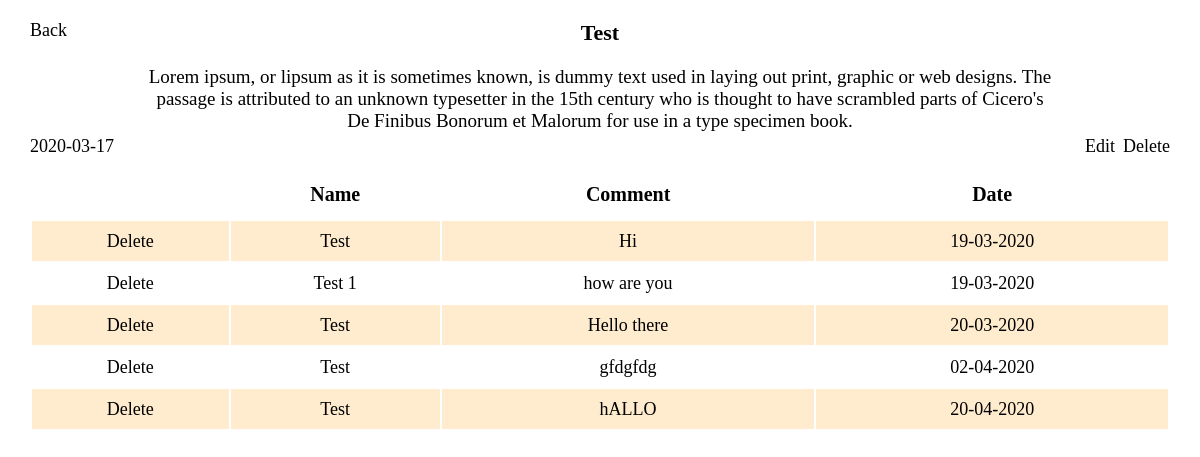
The app's page /ad_min/show-blog.php?id=2 (signed in) with its own data.
### tables this page shows
CREATE TABLE IF NOT EXISTS `blog` (
  `blogid` int(11) NOT NULL AUTO_INCREMENT,
  `author` varchar(20) NOT NULL,
  `date` date NOT NULL,
  `title` varchar(50) NOT NULL,
  `text` varchar(7500) NOT NULL,
  PRIMARY KEY (`blogid`)
);

CREATE TABLE IF NOT EXISTS `blogre` (
  `reid` int(11) NOT NULL AUTO_INCREMENT,
  `tid` int(11) NOT NULL,
  `name` varchar(20) NOT NULL,
  `comment` varchar(500) NOT NULL,
  `post_time` varchar(20) NOT NULL,
  PRIMARY KEY (`reid`)
);

### ad_min/show-blog.php (the view, shortened to what this page needs)
<?php
if (isset($_SESSION['adminid']))
{
    $tid = (int)$_GET['id'];
    $inhoud = '<div id="show-blog-box">';
    $conn = false;
    if (!$conn)
    {
        $inhoud .= '<p>Can not connect to the database.</p>';
    }
    else
    {
        $res = $conn->query('SELECT * FROM blog WHERE blogid =' . $tid);
        $lijn = $res->fetch();
        if (!$lijn == '')
        {
            $title = htmlentities($lijn['title']);
            $text = htmlentities($lijn['text']);
            $text = nl2br($text);
            $date = $lijn['date'];
            $inhoud .= '<div id="sblog-info">
               <a href="blog.php">Back</a>
               <h3>' . $title . '</h3>';
            $inhoud .= '<p>' . $text . '</p><span>' . $date . '</span>';
            $inhoud .= '<a href="edit-blog.php?id=' . $tid . '">
      Edit</a>';
            $inhoud .= '<a href="delete-blog.php?id=' . $tid . '">
      Delete</a></div>';
            $res = $conn->query('SELECT * FROM blogre WHERE tid = ' . $tid);
            $aantal = $res->rowCount();
            if ($aantal > 0)
            {
                $inhoud .= '<table><tr><th>&nbsp;</th><th>Name</th><th>Comment</th>
                <th>Date</th></tr>';
                while ($lijn = $res->fetch())
                {
                    $id = $lijn['reid'];
                    $name = $lijn['name'];
                    $name = htmlentities($name);
                    $comment = $lijn['comment'];
                    $comment = htmlentities($comment);
                    $comment = nl2br($comment);
                    $newDate = date("d-m-Y", strtotime($lijn["post_time"]));
                    $inhoud .= '<tr>
            <td><a href="delete-blogre.php?id=' . $id . '">Delete</a></td>
            <td>' . $name . '   </td>
            <td>' . $comment . '</td>
            <td>' . $newDate . '</td></tr>';
                }
                $inhoud .= '</table>';
            }
            else
            {
                $inhoud .= '<p>There are no reactions.</p>';
            }
        }
        else
        {
            $inhoud .= '<p>Something went wrong!</p>';
        }
    }
    $inhoud .= '</div>';
?>
<!DOCTYPE html>
<html>
<head>
    <link rel="stylesheet" media="screen" type="text/css" href="admin.css" />
</head>
<body>
    <?php echo $inhoud; ?>
</body>
</html>
<?php
}
else
{
    echo "No access</br>";
}
?>

### ad_min/admin.css (style rules this page uses)
* { margin: 0; padding: 0; }
body { width: 100%; }
#show-blog-box { width: 95%; margin: 20px auto; text-align: center; }
#sblog-info { margin: auto; width: 100%; position: relative; }
#sblog-info a:first-of-type { float: left; top: 0; left: 0; position: absolute; text-decoration: none; color: black; font-size: 18px; }
#sblog-info h3 { font-size: 22px; padding-bottom: 10px; }
#sblog-info p { font-size: 19px; width: 80%; margin: 10px auto; padding-bottom: 25px; }
#sblog-info span { float: left; left: 0; bottom: 0; position: absolute; font-size: 18px; }
#sblog-info a:nth-of-type(2) { float: right; bottom: 0; right: 55px; position: absolute; text-decoration: none; color: black; font-size: 18px; }
#sblog-info a:nth-of-type(3) { float: right; bottom: 0; right: 0; position: absolute; text-decoration: none; color: black; font-size: 18px; }
#show-blog-box table { width: 100%; margin-top: 10px; }
#show-blog-box table th { height: 50px; font-size: 20px; }
#show-blog-box table td { height: 40px; font-size: 18px; }
#show-blog-box table tr:nth-of-type(even) { background-color: blanchedalmond; }
#show-blog-box table a { text-decoration: none; color: black; }

### records on screen
blog: title "Test", text "Lorem ipsum, or lipsum as it is sometimes known, is dummy text used in laying out print, graphic or web designs. The passage is attributed to an unknown typesetter in the 15th century who is thought to have scrambled parts of Cicero's De Finibus Bonorum et Malorum for use in a type specimen book.", date "2020-03-17"
blogre: name "Test", comment "Hi", post_time "19-03-2020"
blogre: name "Test 1", comment "how are you", post_time "19-03-2020"
blogre: name "Test", comment "Hello there", post_time "20-03-2020"
blogre: name "Test", comment "gfdgfdg", post_time "02-04-2020"
blogre: name "Test", comment "hALLO", post_time "20-04-2020"
